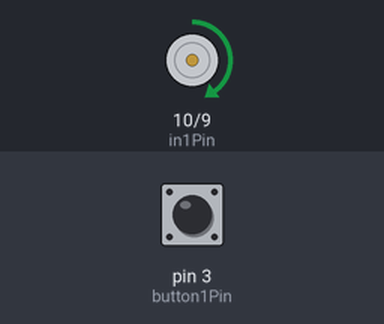
Simulated run of this sketch. Board: Arduino Uno, built with avr-gcc and run on an emulated ATmega328P. Parts: motor-driver pin pairs drawn as motors (green arrow = first pin HIGH = forward, orange = second pin HIGH = backward, longer = more drive, scaled by the enable pin). The test bench sets the inputs (shaded band); at power-on: pin 3 (button1Pin) LOW.

Above: at 1.2 s.
1.3 s: pin 3 (button1Pin) pulled HIGH for 0.15 s
At 2.6 s:
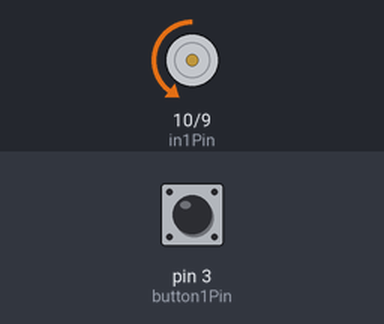
2.9 s: pin 3 (button1Pin) pulled HIGH for 1 s
At 3.3 s:
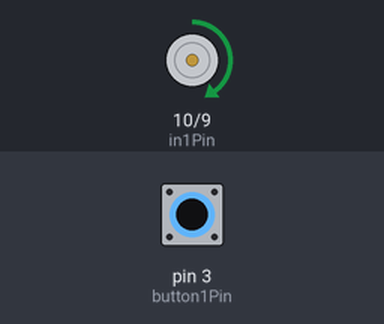
5.4 s: pin 3 (button1Pin) pulled HIGH for 3.2 s
At 8.9 s:
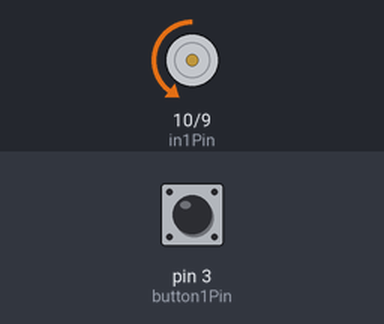
Timing chart, 0 to 10.4 s (numbered marks = the images above; inputs shaded):
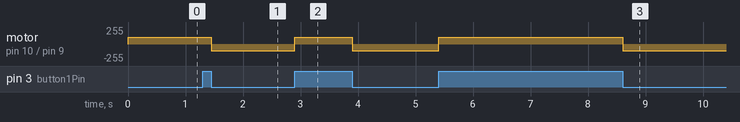

Measured:
- after the input at 1.3 s, motor on pin 10 (in1Pin) / pin 9 (in2Pin): forward 100/255 → backward 100/255 after 0.15 s
- after the input at 2.9 s, motor on pin 10 (in1Pin) / pin 9 (in2Pin): backward 100/255 → forward 100/255 at once, → backward 100/255 1.0 s later
- after the input at 5.4 s, motor on pin 10 (in1Pin) / pin 9 (in2Pin): backward 100/255 → forward 100/255 at once, → backward 100/255 3.2 s later

The sketch:

motorcontrol.ino
```cpp
int enablePin = 11;
int in1Pin = 10;
int in2Pin = 9;
int button1Pin = 3;
int button1State;
boolean reverse = 0;
int motorSpeed = 0;
int prevState;

void setup()
{
  pinMode(button1Pin, INPUT);
  pinMode(in1Pin, OUTPUT);
  pinMode(in2Pin, OUTPUT);
  pinMode(enablePin, OUTPUT);
}

void loop()
{
  button1State = digitalRead(button1Pin);

  if (button1State == HIGH && prevState != button1State)
  {
    reverse = 0;
    motorSpeed = 0;
  }
  else if (button1State == LOW && prevState != button1State)
  {
    reverse = 1;
    motorSpeed = 0;
  }

  motorSpeed += 5;

  if (motorSpeed > 100)
  {
    motorSpeed = 100;
  }

  if (motorSpeed < 0)
  {
    motorSpeed = 0;
  }

  prevState = button1State;

  setMotor(motorSpeed, reverse);

}

void setMotor(int speed, boolean reverse)
{
  analogWrite(enablePin, speed);
  digitalWrite(in1Pin, ! reverse);
  digitalWrite(in2Pin, reverse);
}
```
